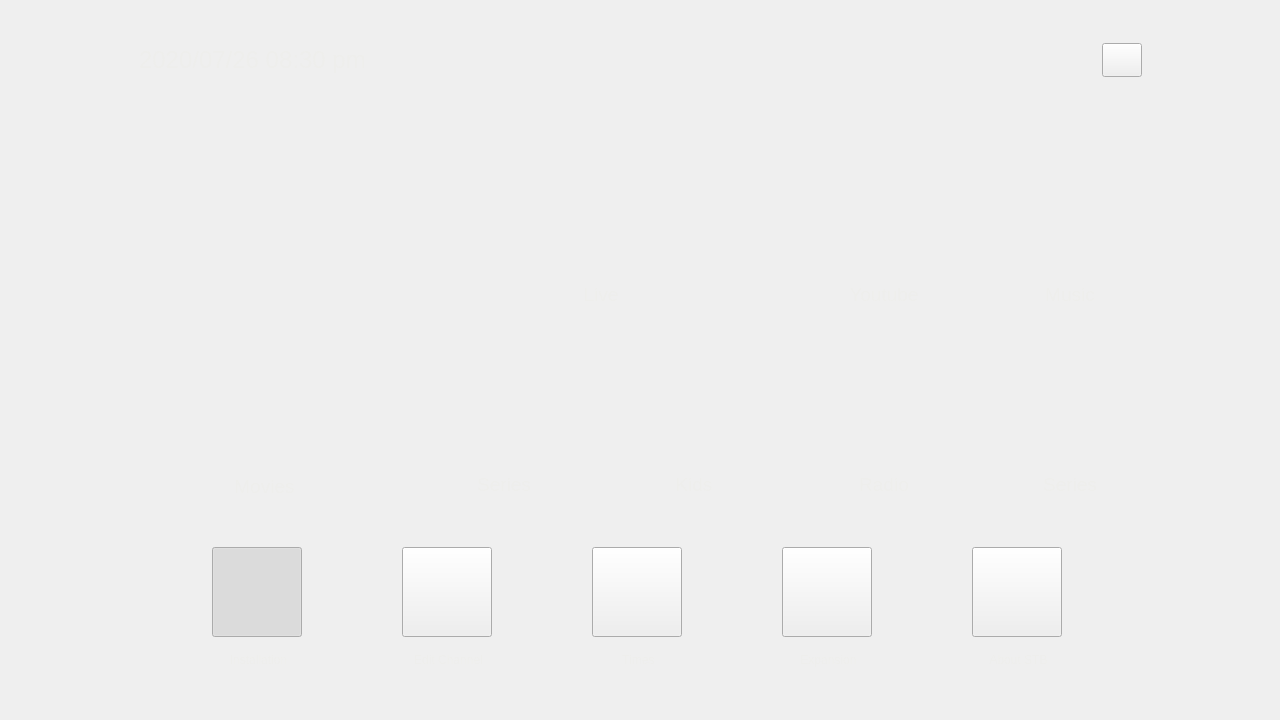
<?xml version="1.0" encoding="UTF-8"?>
<ui version="4.0">
 <class>MainWindow</class>
 <widget class="QMainWindow" name="MainWindow">
  <property name="geometry">
   <rect>
    <x>0</x>
    <y>0</y>
    <width>1280</width>
    <height>720</height>
   </rect>
  </property>
  <property name="sizePolicy">
   <sizepolicy hsizetype="Preferred" vsizetype="Preferred">
    <horstretch>0</horstretch>
    <verstretch>0</verstretch>
   </sizepolicy>
  </property>
  <property name="minimumSize">
   <size>
    <width>1280</width>
    <height>720</height>
   </size>
  </property>
  <property name="windowTitle">
   <string>MainWindow</string>
  </property>
  <property name="styleSheet">
   <string notr="true">QMainWindow{border-image: url(:/images/images/menubg.png);}</string>
  </property>
  <widget class="QWidget" name="centralWidget">
   <layout class="QGridLayout" name="gridLayout_5">
    <item row="0" column="0">
     <layout class="QVBoxLayout" name="verticalLayout">
      <item>
       <spacer name="verticalSpacer">
        <property name="orientation">
         <enum>Qt::Vertical</enum>
        </property>
        <property name="sizeHint" stdset="0">
         <size>
          <width>20</width>
          <height>28</height>
         </size>
        </property>
       </spacer>
      </item>
      <item>
       <layout class="QHBoxLayout" name="horizontalLayout">
        <item>
         <spacer name="horizontalSpacer_2">
          <property name="orientation">
           <enum>Qt::Horizontal</enum>
          </property>
          <property name="sizeHint" stdset="0">
           <size>
            <width>40</width>
            <height>20</height>
           </size>
          </property>
         </spacer>
        </item>
        <item>
         <layout class="QGridLayout" name="gridLayout_4">
          <property name="verticalSpacing">
           <number>48</number>
          </property>
          <item row="0" column="0">
           <layout class="QGridLayout" name="gridLayout_3">
            <item row="0" column="0">
             <widget class="QLabel" name="label">
              <property name="sizePolicy">
               <sizepolicy hsizetype="Fixed" vsizetype="Fixed">
                <horstretch>0</horstretch>
                <verstretch>0</verstretch>
               </sizepolicy>
              </property>
              <property name="minimumSize">
               <size>
                <width>275</width>
                <height>34</height>
               </size>
              </property>
              <property name="font">
               <font>
                <pointsize>18</pointsize>
               </font>
              </property>
              <property name="styleSheet">
               <string notr="true">color: rgb(238, 238, 236);</string>
              </property>
              <property name="text">
               <string>2020/07/26 08:30 pm</string>
              </property>
             </widget>
            </item>
            <item row="0" column="1">
             <widget class="QLabel" name="label_2">
              <property name="sizePolicy">
               <sizepolicy hsizetype="Fixed" vsizetype="Fixed">
                <horstretch>0</horstretch>
                <verstretch>0</verstretch>
               </sizepolicy>
              </property>
              <property name="minimumSize">
               <size>
                <width>34</width>
                <height>34</height>
               </size>
              </property>
              <property name="baseSize">
               <size>
                <width>34</width>
                <height>34</height>
               </size>
              </property>
              <property name="styleSheet">
               <string notr="true">border-image: url(:/images/images/MenuIconlightWifi.png);</string>
              </property>
              <property name="text">
               <string/>
              </property>
             </widget>
            </item>
            <item row="0" column="2">
             <widget class="QLabel" name="label_3">
              <property name="sizePolicy">
               <sizepolicy hsizetype="Fixed" vsizetype="Fixed">
                <horstretch>0</horstretch>
                <verstretch>0</verstretch>
               </sizepolicy>
              </property>
              <property name="minimumSize">
               <size>
                <width>34</width>
                <height>34</height>
               </size>
              </property>
              <property name="styleSheet">
               <string notr="true">border-image: url(:/images/images/MenuIconlightWifi.png);</string>
              </property>
              <property name="text">
               <string/>
              </property>
             </widget>
            </item>
            <item row="0" column="3">
             <spacer name="horizontalSpacer">
              <property name="orientation">
               <enum>Qt::Horizontal</enum>
              </property>
              <property name="sizeType">
               <enum>QSizePolicy::Fixed</enum>
              </property>
              <property name="sizeHint" stdset="0">
               <size>
                <width>548</width>
                <height>20</height>
               </size>
              </property>
             </spacer>
            </item>
            <item row="0" column="4">
             <widget class="QPushButton" name="pushButton">
              <property name="sizePolicy">
               <sizepolicy hsizetype="Fixed" vsizetype="Fixed">
                <horstretch>0</horstretch>
                <verstretch>0</verstretch>
               </sizepolicy>
              </property>
              <property name="minimumSize">
               <size>
                <width>34</width>
                <height>34</height>
               </size>
              </property>
              <property name="styleSheet">
               <string notr="true">QPushButton{border-image: url(:/images/images/MenuIconSetting.png);}
QPushButton:pressed{border-image: url(:/images/images/MenuIconlightSetting.png);}
</string>
              </property>
              <property name="text">
               <string/>
              </property>
             </widget>
            </item>
           </layout>
          </item>
          <item row="1" column="0">
           <layout class="QGridLayout" name="gridLayout">
            <item row="0" column="1" colspan="2">
             <widget class="QPushButton" name="pushButton_3">
              <property name="sizePolicy">
               <sizepolicy hsizetype="Fixed" vsizetype="Fixed">
                <horstretch>0</horstretch>
                <verstretch>0</verstretch>
               </sizepolicy>
              </property>
              <property name="minimumSize">
               <size>
                <width>374</width>
                <height>180</height>
               </size>
              </property>
              <property name="font">
               <font>
                <pointsize>14</pointsize>
               </font>
              </property>
              <property name="styleSheet">
               <string notr="true">QPushButton{background-image: url(:/images/images/MenuIconLives.png);border-left:15px; text-align:bottom; color: rgb(238, 238, 236);}
QPushButton:pressed{border: 6px solid #3072ed;image: url(:/images/images/MenuIconLives.png);text-align:bottom;color: rgb(238, 238, 236);}
</string>
              </property>
              <property name="text">
               <string>Live</string>
              </property>
              <property name="checkable">
               <bool>false</bool>
              </property>
              <property name="flat">
               <bool>true</bool>
              </property>
             </widget>
            </item>
            <item row="1" column="4">
             <widget class="QPushButton" name="pushButton_9">
              <property name="minimumSize">
               <size>
                <width>180</width>
                <height>180</height>
               </size>
              </property>
              <property name="font">
               <font>
                <pointsize>14</pointsize>
               </font>
              </property>
              <property name="styleSheet">
               <string notr="true">QPushButton{background-image: url(:/images/images/MenuIconMore.png);border-left:15px; text-align:bottom; color: rgb(238, 238, 236);}
QPushButton:pressed{border: 6px solid #3072ed;image: url(:/images/images/MenuIconMore.png);text-align:bottom;color: rgb(238, 238, 236);}</string>
              </property>
              <property name="text">
               <string>Series</string>
              </property>
              <property name="flat">
               <bool>true</bool>
              </property>
             </widget>
            </item>
            <item row="1" column="3">
             <widget class="QPushButton" name="pushButton_8">
              <property name="minimumSize">
               <size>
                <width>180</width>
                <height>180</height>
               </size>
              </property>
              <property name="font">
               <font>
                <pointsize>14</pointsize>
               </font>
              </property>
              <property name="styleSheet">
               <string notr="true">QPushButton{background-image: url(:/images/images/MenuIconRadio.png);border-left:15px; text-align:bottom; color: rgb(238, 238, 236);}
QPushButton:pressed{border: 6px solid #3072ed;image: url(:/images/images/MenuIconRadio.png);text-align:bottom;color: rgb(238, 238, 236);}
</string>
              </property>
              <property name="text">
               <string>Radio</string>
              </property>
              <property name="flat">
               <bool>true</bool>
              </property>
             </widget>
            </item>
            <item row="1" column="1">
             <widget class="QPushButton" name="pushButton_6">
              <property name="sizePolicy">
               <sizepolicy hsizetype="Fixed" vsizetype="Fixed">
                <horstretch>0</horstretch>
                <verstretch>0</verstretch>
               </sizepolicy>
              </property>
              <property name="minimumSize">
               <size>
                <width>180</width>
                <height>180</height>
               </size>
              </property>
              <property name="font">
               <font>
                <pointsize>14</pointsize>
               </font>
              </property>
              <property name="styleSheet">
               <string notr="true">QPushButton{background-image: url(:/images/images/MenuIconSeries.png);border-left:15px; text-align:bottom; color: rgb(238, 238, 236);}
QPushButton:pressed{border: 6px solid #3072ed;image: url(:/images/images/MenuIconSeries.png);text-align:bottom;color: rgb(238, 238, 236);}
</string>
              </property>
              <property name="text">
               <string>Series</string>
              </property>
              <property name="flat">
               <bool>true</bool>
              </property>
             </widget>
            </item>
            <item row="0" column="3">
             <widget class="QPushButton" name="pushButton_4">
              <property name="minimumSize">
               <size>
                <width>180</width>
                <height>180</height>
               </size>
              </property>
              <property name="font">
               <font>
                <pointsize>14</pointsize>
               </font>
              </property>
              <property name="styleSheet">
               <string notr="true">QPushButton{background-image: url(:/images/images/MenuIconYoutube.png);border-left:15px; text-align:bottom; color: rgb(238, 238, 236);}
QPushButton:pressed{border: 6px solid #3072ed;image: url(:/images/images/MenuIconYoutube.png);text-align:bottom;color: rgb(238, 238, 236);}
</string>
              </property>
              <property name="text">
               <string>Youtube</string>
              </property>
              <property name="flat">
               <bool>true</bool>
              </property>
             </widget>
            </item>
            <item row="0" column="4">
             <widget class="QPushButton" name="pushButton_5">
              <property name="sizePolicy">
               <sizepolicy hsizetype="Fixed" vsizetype="Fixed">
                <horstretch>0</horstretch>
                <verstretch>0</verstretch>
               </sizepolicy>
              </property>
              <property name="minimumSize">
               <size>
                <width>180</width>
                <height>180</height>
               </size>
              </property>
              <property name="font">
               <font>
                <pointsize>14</pointsize>
               </font>
              </property>
              <property name="styleSheet">
               <string notr="true">QPushButton{background-image: url(:/images/images/MenuIconMusic.png);border-left:15px; text-align:bottom; color: rgb(238, 238, 236);}
QPushButton:pressed{border: 6px solid #3072ed;image: url(:/images/images/MenuIconMusic.png);text-align:bottom;color: rgb(238, 238, 236);}
</string>
              </property>
              <property name="text">
               <string>Music</string>
              </property>
              <property name="flat">
               <bool>true</bool>
              </property>
             </widget>
            </item>
            <item row="1" column="2">
             <widget class="QPushButton" name="pushButton_7">
              <property name="sizePolicy">
               <sizepolicy hsizetype="Fixed" vsizetype="Fixed">
                <horstretch>0</horstretch>
                <verstretch>0</verstretch>
               </sizepolicy>
              </property>
              <property name="minimumSize">
               <size>
                <width>180</width>
                <height>180</height>
               </size>
              </property>
              <property name="font">
               <font>
                <pointsize>14</pointsize>
               </font>
              </property>
              <property name="styleSheet">
               <string notr="true">QPushButton{background-image: url(:/images/images/MenuIconKids.png);border-left:15px; text-align:bottom; color: rgb(238, 238, 236);}
QPushButton:pressed{border: 6px solid #3072ed;image: url(:/images/images/MenuIconKids.png);text-align:bottom;color: rgb(238, 238, 236);}</string>
              </property>
              <property name="text">
               <string>Kids</string>
              </property>
              <property name="flat">
               <bool>true</bool>
              </property>
             </widget>
            </item>
            <item row="0" column="0" rowspan="2">
             <widget class="QPushButton" name="pushButton_2">
              <property name="sizePolicy">
               <sizepolicy hsizetype="Fixed" vsizetype="Fixed">
                <horstretch>2</horstretch>
                <verstretch>2</verstretch>
               </sizepolicy>
              </property>
              <property name="minimumSize">
               <size>
                <width>287</width>
                <height>374</height>
               </size>
              </property>
              <property name="baseSize">
               <size>
                <width>2</width>
                <height>0</height>
               </size>
              </property>
              <property name="font">
               <font>
                <pointsize>14</pointsize>
               </font>
              </property>
              <property name="autoFillBackground">
               <bool>false</bool>
              </property>
              <property name="styleSheet">
               <string notr="true">QPushButton{background-image: url(:/images/images/MenuIconMovie.png);border-left:15px; text-align:bottom; color: rgb(238, 238, 236);}
QPushButton:pressed{border: 6px solid #3072ed;image: url(:/images/images/MenuIconMovie.png);text-align:bottom;color: rgb(238, 238, 236);}



</string>
              </property>
              <property name="text">
               <string>Movies</string>
              </property>
              <property name="checkable">
               <bool>false</bool>
              </property>
              <property name="flat">
               <bool>true</bool>
              </property>
             </widget>
            </item>
           </layout>
          </item>
          <item row="2" column="0">
           <layout class="QGridLayout" name="gridLayout_2">
            <item row="1" column="1">
             <widget class="QLabel" name="label_5">
              <property name="sizePolicy">
               <sizepolicy hsizetype="Fixed" vsizetype="Fixed">
                <horstretch>93</horstretch>
                <verstretch>34</verstretch>
               </sizepolicy>
              </property>
              <property name="minimumSize">
               <size>
                <width>93</width>
                <height>34</height>
               </size>
              </property>
              <property name="styleSheet">
               <string notr="true">QLabel{color:rgb(238, 238, 236);}</string>
              </property>
              <property name="text">
               <string>Edit Channel</string>
              </property>
              <property name="alignment">
               <set>Qt::AlignCenter</set>
              </property>
             </widget>
            </item>
            <item row="1" column="2">
             <widget class="QLabel" name="label_6">
              <property name="sizePolicy">
               <sizepolicy hsizetype="Fixed" vsizetype="Fixed">
                <horstretch>93</horstretch>
                <verstretch>34</verstretch>
               </sizepolicy>
              </property>
              <property name="minimumSize">
               <size>
                <width>93</width>
                <height>34</height>
               </size>
              </property>
              <property name="layoutDirection">
               <enum>Qt::LeftToRight</enum>
              </property>
              <property name="styleSheet">
               <string notr="true">QLabel{color:rgb(238, 238, 236);}</string>
              </property>
              <property name="text">
               <string>Times</string>
              </property>
              <property name="alignment">
               <set>Qt::AlignCenter</set>
              </property>
              <property name="margin">
               <number>0</number>
              </property>
             </widget>
            </item>
            <item row="0" column="0">
             <widget class="QPushButton" name="pushButton_10">
              <property name="sizePolicy">
               <sizepolicy hsizetype="Fixed" vsizetype="Fixed">
                <horstretch>0</horstretch>
                <verstretch>0</verstretch>
               </sizepolicy>
              </property>
              <property name="minimumSize">
               <size>
                <width>90</width>
                <height>90</height>
               </size>
              </property>
              <property name="maximumSize">
               <size>
                <width>90</width>
                <height>90</height>
               </size>
              </property>
              <property name="styleSheet">
               <string notr="true">QPushButton{border-image: url(:/images/images/MenuIconInstallation.png);}
QPushButton:checked{border-image: url(:/images/images/MenuIconlightInstallation.png); }</string>
              </property>
              <property name="text">
               <string/>
              </property>
              <property name="checkable">
               <bool>true</bool>
              </property>
              <property name="checked">
               <bool>true</bool>
              </property>
              <property name="flat">
               <bool>true</bool>
              </property>
             </widget>
            </item>
            <item row="0" column="1">
             <widget class="QPushButton" name="pushButton_11">
              <property name="sizePolicy">
               <sizepolicy hsizetype="Fixed" vsizetype="Fixed">
                <horstretch>0</horstretch>
                <verstretch>0</verstretch>
               </sizepolicy>
              </property>
              <property name="minimumSize">
               <size>
                <width>90</width>
                <height>90</height>
               </size>
              </property>
              <property name="styleSheet">
               <string notr="true">QPushButton{border-image: url(:/images/images/MenuIconChannel.png);}
QPushButton:pressed{border-image: url(:/images/images/MenuIconlightChannel.png); }</string>
              </property>
              <property name="text">
               <string/>
              </property>
             </widget>
            </item>
            <item row="1" column="0">
             <widget class="QLabel" name="label_4">
              <property name="sizePolicy">
               <sizepolicy hsizetype="Fixed" vsizetype="Fixed">
                <horstretch>93</horstretch>
                <verstretch>34</verstretch>
               </sizepolicy>
              </property>
              <property name="minimumSize">
               <size>
                <width>93</width>
                <height>34</height>
               </size>
              </property>
              <property name="styleSheet">
               <string notr="true">QLabel{color:rgb(238, 238, 236);}</string>
              </property>
              <property name="text">
               <string>Installation</string>
              </property>
              <property name="alignment">
               <set>Qt::AlignCenter</set>
              </property>
             </widget>
            </item>
            <item row="0" column="2">
             <widget class="QPushButton" name="pushButton_12">
              <property name="sizePolicy">
               <sizepolicy hsizetype="Fixed" vsizetype="Fixed">
                <horstretch>0</horstretch>
                <verstretch>0</verstretch>
               </sizepolicy>
              </property>
              <property name="minimumSize">
               <size>
                <width>90</width>
                <height>90</height>
               </size>
              </property>
              <property name="styleSheet">
               <string notr="true">QPushButton{border-image: url(:/images/images/MenuIconTime.png);}
QPushButton:pressed{border-image: url(:/images/images/MenuIconlightTime.png); }</string>
              </property>
              <property name="text">
               <string/>
              </property>
             </widget>
            </item>
            <item row="0" column="4">
             <widget class="QPushButton" name="pushButton_14">
              <property name="sizePolicy">
               <sizepolicy hsizetype="Fixed" vsizetype="Fixed">
                <horstretch>0</horstretch>
                <verstretch>0</verstretch>
               </sizepolicy>
              </property>
              <property name="minimumSize">
               <size>
                <width>90</width>
                <height>90</height>
               </size>
              </property>
              <property name="styleSheet">
               <string notr="true">QPushButton{border-image: url(:/images/images/MenuIconAboutStb.png);}
QPushButton:pressed{border-image: url(:/images/images/MenuIconlightAboutStb.png); }</string>
              </property>
              <property name="text">
               <string/>
              </property>
             </widget>
            </item>
            <item row="0" column="3">
             <widget class="QPushButton" name="pushButton_13">
              <property name="sizePolicy">
               <sizepolicy hsizetype="Fixed" vsizetype="Fixed">
                <horstretch>0</horstretch>
                <verstretch>0</verstretch>
               </sizepolicy>
              </property>
              <property name="minimumSize">
               <size>
                <width>90</width>
                <height>90</height>
               </size>
              </property>
              <property name="styleSheet">
               <string notr="true">QPushButton{border-image: url(:/images/images/MenuIconExpansion.png);}
QPushButton:pressed{border-image: url(:/images/images/MenuIconlightExpansion.png); }</string>
              </property>
              <property name="text">
               <string/>
              </property>
             </widget>
            </item>
            <item row="1" column="4">
             <widget class="QLabel" name="label_8">
              <property name="sizePolicy">
               <sizepolicy hsizetype="Fixed" vsizetype="Fixed">
                <horstretch>93</horstretch>
                <verstretch>34</verstretch>
               </sizepolicy>
              </property>
              <property name="minimumSize">
               <size>
                <width>93</width>
                <height>34</height>
               </size>
              </property>
              <property name="styleSheet">
               <string notr="true">QLabel{color:rgb(238, 238, 236);}</string>
              </property>
              <property name="text">
               <string>About STB</string>
              </property>
              <property name="alignment">
               <set>Qt::AlignCenter</set>
              </property>
             </widget>
            </item>
            <item row="1" column="3">
             <widget class="QLabel" name="label_7">
              <property name="sizePolicy">
               <sizepolicy hsizetype="Fixed" vsizetype="Fixed">
                <horstretch>93</horstretch>
                <verstretch>34</verstretch>
               </sizepolicy>
              </property>
              <property name="minimumSize">
               <size>
                <width>93</width>
                <height>34</height>
               </size>
              </property>
              <property name="styleSheet">
               <string notr="true">QLabel{color:rgb(238, 238, 236);}</string>
              </property>
              <property name="text">
               <string>Expansion</string>
              </property>
              <property name="alignment">
               <set>Qt::AlignCenter</set>
              </property>
             </widget>
            </item>
           </layout>
          </item>
         </layout>
        </item>
        <item>
         <spacer name="horizontalSpacer_3">
          <property name="orientation">
           <enum>Qt::Horizontal</enum>
          </property>
          <property name="sizeHint" stdset="0">
           <size>
            <width>40</width>
            <height>20</height>
           </size>
          </property>
         </spacer>
        </item>
       </layout>
      </item>
      <item>
       <spacer name="verticalSpacer_2">
        <property name="orientation">
         <enum>Qt::Vertical</enum>
        </property>
        <property name="sizeHint" stdset="0">
         <size>
          <width>20</width>
          <height>28</height>
         </size>
        </property>
       </spacer>
      </item>
     </layout>
    </item>
   </layout>
  </widget>
 </widget>
 <layoutdefault spacing="6" margin="11"/>
 <resources/>
 <connections/>
</ui>
